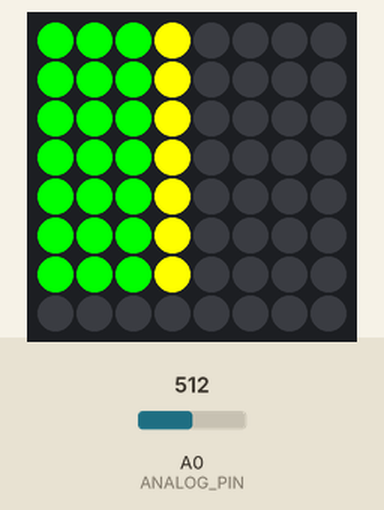
Bench run of a sketch on a simulated Arduino Uno, built with avr-gcc and run on an emulated ATmega328P. Shown: 8×8 RGB LED matrix (first LED top left, wired row by row). The test bench sets the inputs (shaded band); at power-on: A0 (ANALOG_PIN) = 512.

Above: at 1.2 s.
1.3 s: A0 (ANALOG_PIN) set to 482
2.8 s: A0 (ANALOG_PIN) set to 462
At 3.1 s:
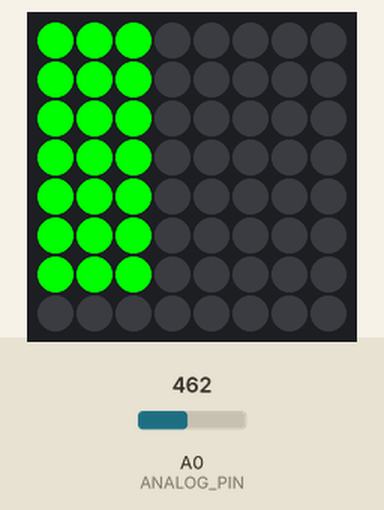
4.3 s: A0 (ANALOG_PIN) set to 160
At 5.3 s:
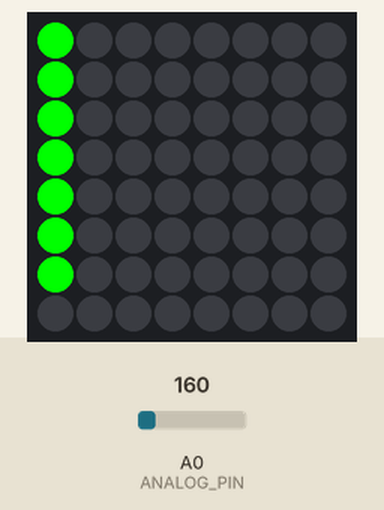
6.0 s: A0 (ANALOG_PIN) set to 133
At 7.2 s:
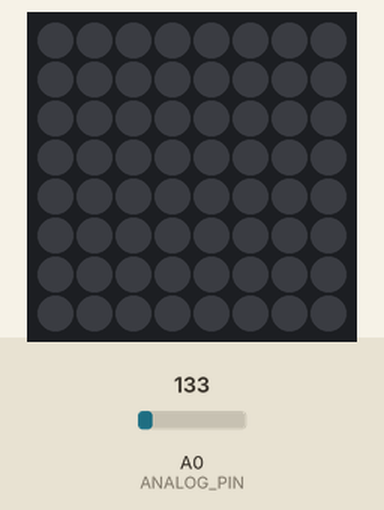
7.5 s: A0 (ANALOG_PIN) set to 716
At 8.3 s:
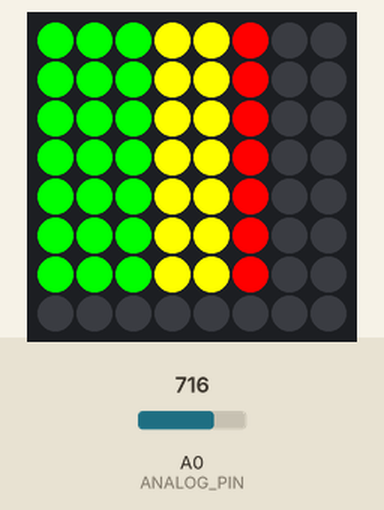
9.0 s: A0 (ANALOG_PIN) set to 702
At 9.6 s:
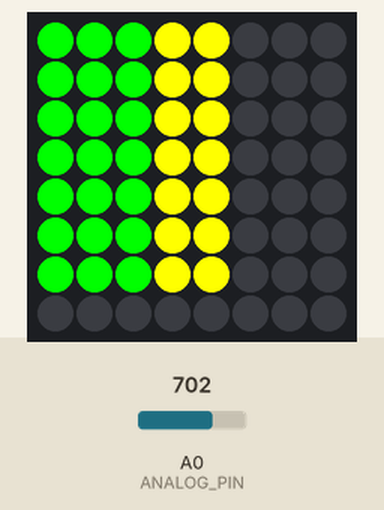
Timing chart, 0 to 11.6 s (numbered marks = the images above; inputs shaded):
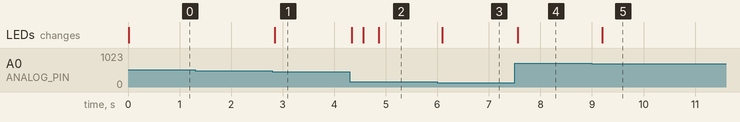

The sketch:

main.ino
```cpp
// (licence header left out)
#include <Arduino.h>
#include <Wire.h>
#include <Adafruit_GFX.h>  // git@github.com:adafruit/Adafruit-GFX-Library.git
#include <Adafruit_LEDBackpack.h>  // git@github.com:adafruit/Adafruit_LED_Backpack.git

#define STROBE_PIN (7)
#define RESET_PIN (8)
#define ANALOG_PIN (0)

typedef uint8_t sample_t;
#define MSGEQ7_CHANNEL_CNT (7)

void
_update_matrix(Adafruit_BicolorMatrix * matrix, sample_t const * const spectrum)
{
    static sample_t peak[MSGEQ7_CHANNEL_CNT + 1] = {}; // peak level of each column
    static uint_least8_t dotCount = 0;

    matrix->clear();
    matrix->fillRect(0, 0, 3, MSGEQ7_CHANNEL_CNT, LED_GREEN);  // bottom 3 LEDs are green
    matrix->fillRect(3, 0, 2, MSGEQ7_CHANNEL_CNT, LED_YELLOW); // middle 2 LEDs are yellow
    matrix->fillRect(5, 0, 3, MSGEQ7_CHANNEL_CNT, LED_RED);    // top 3 LEDs are red

    for (int xx = 0; xx < MSGEQ7_CHANNEL_CNT; xx++) {

        if (spectrum[xx] > peak[xx]) {  // mark peak
            peak[xx] = spectrum[xx];
        }

        if (peak[xx] == 0) {
            matrix->drawLine(0, xx, 7, xx, LED_OFF);
            continue;
        }
        if (spectrum[xx] < 7) {
            matrix->drawLine(spectrum[xx], xx, 7, xx, LED_OFF);
        }

        matrix->drawPixel(peak[xx] - 1, xx, peak[xx] - 1 < 3 ? LED_GREEN :
                                                  peak[xx] - 1 < 5 ? LED_YELLOW : LED_RED);
    }
    matrix->writeDisplay();

    // make the peak pixels drop
    if (++dotCount >= 50) {
        dotCount = 0;
        for (uint_least8_t xx = 0; xx < MSGEQ7_CHANNEL_CNT; xx++) {
            if (peak[xx] > 0) peak[xx]--;
        }
    }
}

namespace {
    Adafruit_BicolorMatrix * _matrix;
}

void setup()
{
    Serial.begin(9600);

    _matrix = new Adafruit_BicolorMatrix();
    _matrix->begin(0x70);

    pinMode(RESET_PIN, OUTPUT);
    pinMode(STROBE_PIN, OUTPUT);
}

void loop()
{
    digitalWrite(RESET_PIN, HIGH); // reset the MSGEQ7's counter
    delay(5);
    digitalWrite(RESET_PIN, LOW);

    sample_t samples[MSGEQ7_CHANNEL_CNT];

    for (int ii = 0; ii < MSGEQ7_CHANNEL_CNT; ii++){
        digitalWrite(STROBE_PIN, LOW); // output each DC value for each freq band
        delayMicroseconds(35); // to allow the output to settle

        int spectrumRead = analogRead(ANALOG_PIN);
        if (spectrumRead < 150) {
            spectrumRead /= 2;
        }
        samples[ii] = map(spectrumRead, 0, 950, 0, 8);  // scale to [0..8]
        digitalWrite(STROBE_PIN, HIGH);
    }

    for (int ii = 0; ii < MSGEQ7_CHANNEL_CNT; ii++){
        _update_matrix(_matrix, samples);
    }
}
```

Measured:
- the behaviour switches between 475 and 474 on A0 (ANALOG_PIN) (found by bisection; images 0 and 1)
- the behaviour switches between 150 and 149 on A0 (ANALOG_PIN) (found by bisection; images 2 and 3)
- the behaviour switches between 713 and 712 on A0 (ANALOG_PIN) (found by bisection; images 4 and 5)
- after the input at 1.3 s, every drawn part: stays the same
- after the input at 2.8 s, the LEDs: change after 0.05 s (image 1)
- after the input at 4.3 s, the LEDs: first change at once (image 2 shows a later state)
- after the input at 6.0 s, the LEDs: change after 0.10 s (image 3)
- after the input at 7.5 s, the LEDs: change after 0.06 s (image 4)
- after the input at 9.0 s, the LEDs: change after 0.19 s (image 5)
